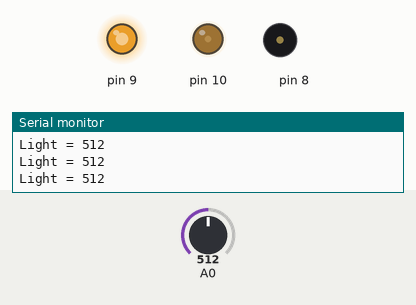
Recording of a sketch running on a simulated Arduino Uno, built with avr-gcc and run on an emulated ATmega328P. Shown: output pins drawn as LEDs (lit = HIGH), buzzer (waves = sounding), the last lines printed to the serial monitor. The test bench sets the inputs (shaded band); at power-on: A0 = 512.

Above: at 1.2 s.
1.3 s: A0 set to 716
At 1.65 s:
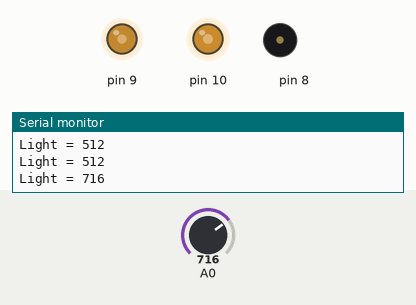
4.3 s: A0 set to 900
At 4.85 s:
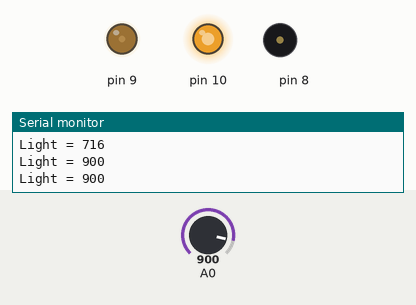
7.3 s: A0 set to 1023
At 7.66 s:
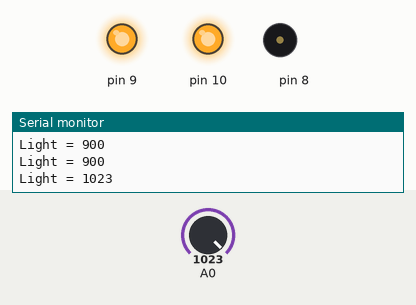
10.3 s: A0 set to 1010
13.3 s: A0 set to 1002
At 13.67 s:
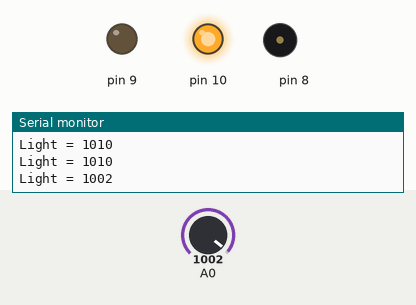
16.3 s: A0 set to 306
At 16.87 s:
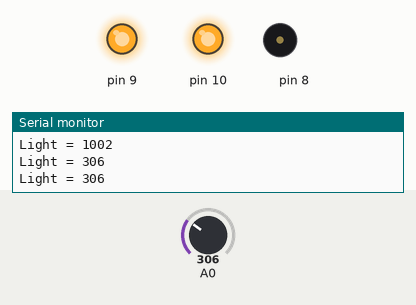
Timing chart, 0 to 20.3 s (numbered marks = the images above; inputs shaded):
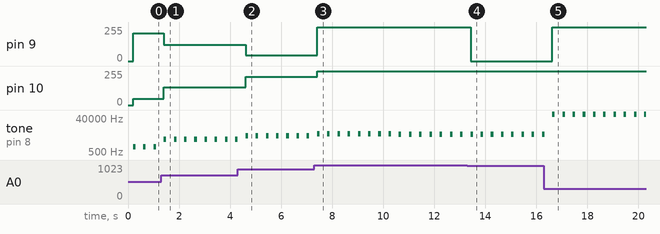

Measured:
- the behaviour switches between 1003 and 1002 on A0 (found by bisection; images 3 and 4)
- after the input at 1.3 s, pin 9: 208/255 → 121/255 after 0.10 s; pin 10: 47/255 → 134/255 after 0.10 s
- after the input at 4.3 s, pin 9: 121/255 → 43/255 after 0.31 s; pin 10: 134/255 → 212/255 after 0.31 s
- after the input at 7.3 s, pin 9: 43/255 → 255/255 after 0.11 s; pin 10: 212/255 → 255/255 after 0.11 s
- after the input at 13.3 s, pin 9: 255/255 → 0/255 after 0.12 s
- after the input at 16.3 s, pin 9: 0/255 → 255/255 after 0.33 s
- by itself, tone on pin 8: alternates 64792 Hz for 0.10 s and silent for 0.30 s

The sketch:

sketch_jul08a.ino
```cpp
// 조도 센서 종합
void setup() {
  Serial.begin(9600);   // 시리얼 통신 속도 설정하기
}

void loop() {
  char pr[12];
  sprintf(pr,"Light = %d", analogRead(A0));
  Serial.println(pr);
  delay(200);

  int light = analogRead(A0);
  int ledLight1 = map(light,400,1000,255,0);
  int ledLight2 = map(light,400,1000,0,255);
  analogWrite(9,ledLight1);
  analogWrite(10,ledLight2);

  int hertz = map(light,400,1000,31,4978);  // 가청 음역대 31~4978
  tone(8,hertz,100);
  delay(100);
  noTone(8);
  delay(100);

}
```
